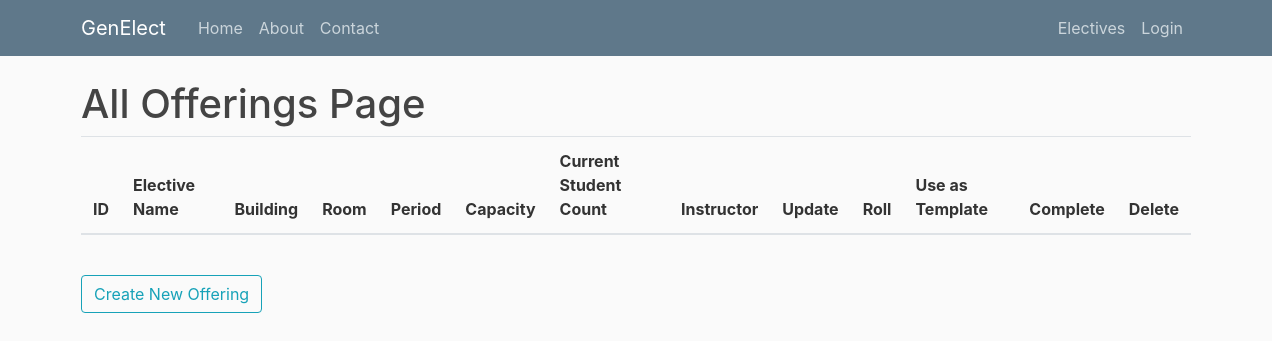
Page /allofferings on the earlier database version.
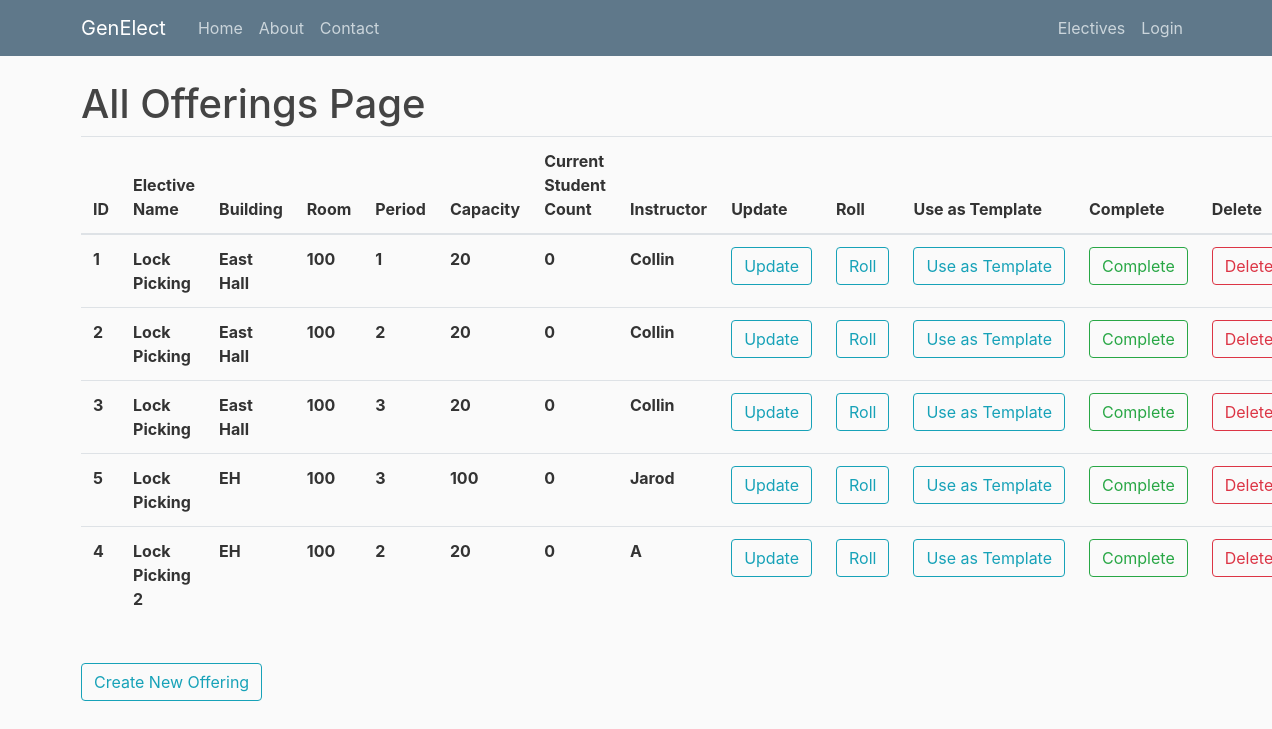
Same page on the later database version.
### genElect/models.py (models this page shows)
class Base(db.Model):
    __abstract__ = True
    id = db.Column(db.Integer, primary_key=True, autoincrement=True)
    date_created = db.Column(db.DateTime, default=db.func.current_timestamp())
    date_modified = db.Column(db.DateTime, default=db.func.current_timestamp(),
            onupdate=db.func.current_timestamp())

class Offerings(Base):
    __tablename__ = 'offerings'
    day = db.Column(db.Date)
    period_start = db.Column(db.Integer)
    period_length = db.Column(db.Integer)
    building = db.Column(db.String(100))
    room = db.Column(db.String(100))
    instructor = db.Column(db.String(100))
    current_count = db.Column(db.Integer)
    capacity = db.Column(db.Integer)
    elective_id = db.Column(db.Integer, db.ForeignKey('electives.id'), nullable=False)
    registrations = db.relationship('Registrations', backref='offering', lazy=True)

class Electives(Base):
    __tablename__ = 'electives'
    name = db.Column(db.String(100))
    description = db.Column(db.String(500))
    prerequisites = db.relationship('Prerequisites', backref='elective', lazy=True)
    offerings = db.relationship('Offerings', backref='elective', lazy=True)
    completed_users = db.relationship('Completions', backref='elective', lazy=True)
    can_retake = db.Column(db.Boolean)

### genElect/__init__.py (the view)
@app.route("/allofferings")
def allofferings():
    offerings = Offerings.query.order_by(Offerings.elective_id).all()
    return render_template('allofferings.html', offerings=offerings, title="Offerings")

### genElect/templates/allofferings.html
{% extends "layout.html" %}
{% block content %}
    <h1>All Offerings Page</h1>
	<table class="table">
	  <thead>
	    <tr>
	      <th scope="col">ID</th>
	      <th scope="col">Elective Name</th>
	      <th scope="col">Building</th>
	      <th scope="col">Room</th>
	      <th scope="col">Period</th>
	      <th scope="col">Capacity</th>
	      <th scope="col">Current Student Count</th>
	      <th scope="col">Instructor</th>
	      <th scope="col">Update</th>
	      <th scope="col">Roll</th>
	      <th scope="col">Use as Template</th>
	      <th scope="col">Complete</th>
	      <th scope="col">Delete</th>
	    </tr>
	  </thead>
	  <tbody>
	  	{% for offering in offerings %}
	    <tr>
	      <th scope="row">{{offering.id}}</th>
	      <th scope="row">{{offering.elective.name}}</th>
	      <th scope="row">{{offering.building}}</th>
	      <th scope="row">{{offering.room}}</th>
	      <th scope="row">{{offering.period_start}}</th>
	      <th scope="row">{{offering.capacity}}</th>
	      <th scope="row">{{offering.current_count}}</th>
	      <th scope="row">{{offering.instructor}}</th>
	      <th scope="row"><button type="button" onclick="window.location.href = '/editoffering/{{offering.id}}'" class="btn btn-outline-info">Update</button></th>
	      <th scope="row"><button type="button" onclick="window.location.href = '/roll/{{offering.id}}'" class="btn btn-outline-info">Roll</button></th>
	      <th scope="row"><button type="button" onclick="window.location.href = '/createoffering?offering_template_id={{offering.id}}'" class="btn btn-outline-info">Use as Template</button></th>
	      <th scope="row"><button type="button" onclick="window.location.href = '/complete/{{offering.id}}'" class="btn btn-outline-success">Complete</button></th>
	      <th scope="row"><button type="button" onclick="window.location.href = '/deleteoffering/{{offering.id}}'" class="btn btn-outline-danger">Delete</button></th>
	    </tr>
	    {% endfor %}
	  </tbody>
	</table>
    <br>
    <button type="button" onclick="window.location.href = '/createoffering'" class="btn btn-outline-info">Create New Offering</button>
{% endblock content %}

Differences in the rows shown:
added Offerings: id "1", elective.name "Lock Picking", building "East Hall", room "100", period_start "1", capacity "20", current_count "0", instructor "Collin"
added Offerings: id "2", elective.name "Lock Picking", building "East Hall", room "100", period_start "2", capacity "20", current_count "0", instructor "Collin"
added Offerings: id "3", elective.name "Lock Picking", building "East Hall", room "100", period_start "3", capacity "20", current_count "0", instructor "Collin"
added Offerings: id "5", elective.name "Lock Picking", building "EH", room "100", period_start "3", capacity "100", current_count "0", instructor "Jarod"
added Offerings: id "4", elective.name "Lock Picking 2", building "EH", room "100", period_start "2", capacity "20", current_count "0", instructor "A"
